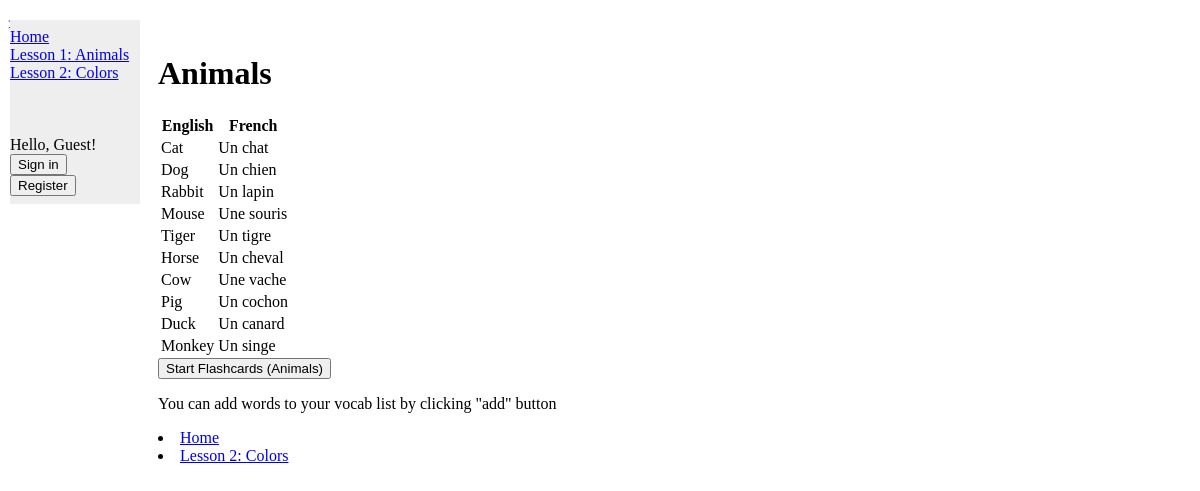
/animals/, run on the app's committed database.
### vocab/models.py (models this page shows, shortened)
class Animals(models.Model):
    english_word = models.CharField(max_length=100)
    french_translation = models.CharField(max_length=100)

### vocab/views.py (the view)
# urls.py: path('animals/', views.animals, name='animals'),
def animals(request):
    vocabulary_items = Animals.objects.all()
    user_vocabulary_words = get_user_vocabulary_words(request.user)
    return render(request, 'vocab/animals.html', {'vocabulary_items': vocabulary_items, 'user_vocabulary_words': user_vocabulary_words})

### vocab/views.py (called while the page is built)
def get_user_vocabulary_words(user):
    if user.is_authenticated:
        user_vocabulary, created = UserVocabulary.objects.get_or_create(user=user)
        return list(user_vocabulary.colors.all()) + list(user_vocabulary.animals.all())
    else:
        return []

### vocab/templates/vocab/animals.html (shortened to what this page needs)
{% extends "base.html" %}
{% block content %}
        <h1>Animals</h1>
            <table>
                <tr>
                    <th>English</th>
                    <th>French</th>
                    <th> </th>
                </tr>
                {% for item in vocabulary_items %}
                    <tr>
                        <td>{{ item.english_word }}</td>
                        <td>{{ item.french_translation }}</td>
                        <td>
                        </td>
                    </tr>
                {% endfor %}
            </table>
            <form method="post" action="{% url 'flashcard' model_name='animals' %}">
                <button type="submit">Start Flashcards (Animals)</button>
            </form>
            <p>You can add words to your vocab list by clicking "add" button</p>
            <li><a href="{% url 'index' %}">Home</a></li>
            <li><a href="{% url 'colors' %}">Lesson 2: Colors</a></li>
 {% endblock %}

### data on the page
Animals: english_word "Cat", french_translation "Un chat"
Animals: english_word "Dog", french_translation "Un chien"
Animals: english_word "Rabbit", french_translation "Un lapin"
Animals: english_word "Mouse", french_translation "Une souris"
Animals: english_word "Tiger", french_translation "Un tigre"
Animals: english_word "Horse", french_translation "Un cheval"
Animals: english_word "Cow", french_translation "Une vache"
Animals: english_word "Pig", french_translation "Un cochon"
Animals: english_word "Duck", french_translation "Un canard"
Animals: english_word "Monkey", french_translation "Un singe"
